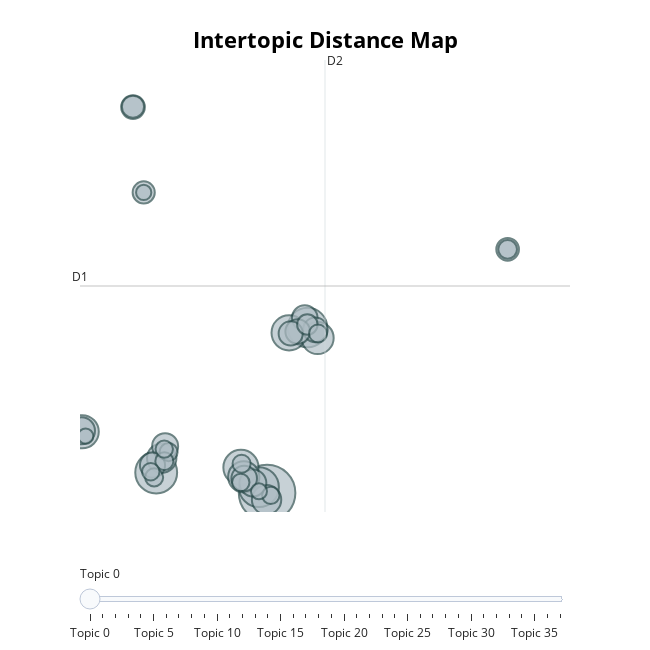

The cell this chart's notebook holds for it:
### Code cell
topic_model.visualize_topics()

### Figure 1 — Plotly figure (JSON) as saved in the notebook; plotly's stock layout.template omitted (floating-point values rounded to 4 significant figures)
{"data": [{"customdata": [[0, "français | france | emmanuelmacron | droite | lextrême", 137], [1, "tour | 2nd | cap | dimanche | 100", 75], [2, "nationale | lassemblée | commission | finances | voix", 68], [3, "violences | violence | femmes | humilié | lordre", 67], [4, "députés | étudiants | retraites | réforme | léducation", 53], [5, "motion | voterai | voter | censure | réforme", 53], [6, "macronistes | covid19 | coronavirus | lépidémie | lextrêmedroite", 47], [7, "hamas | gaza | otages | israël | libération", 44], [8, "écologistes | agriculteurs | leau | agriculture | gauche", 42], [9, "migrants | immigration | parents | dorigine | mineurs", 37], [10, "dune | refus | veut | volonté | réquisitions", 37], [11, "prix | milliards | euros | mois | municipal", 31], [12, "vaccinés | soignants | covid | vaccination | vaccin", 31], [13, "sandrousseau | conditions | confinement | bonne | penser", 29], [14, "santé | sncfconnect | win | healthdatahub | groupesncf", 28], [15, "racistes | racisme | raciste | xénophobes | député", 28], [16, "photo | photos | images | quune | jeunesse", 27], [17, "islamiste | islamistes | lantisémitisme | voile | détude", 26], [18, "police | policier | gendarmerie | prison | tire", 26], [19, "sanitaire | justice | pass | minoritaires | passsanitaire", 25], [20, "président | honorée | présidentielle | majorité | législatives", 24], [21, "legislatives2022 | tour | juin | nupes | legislatives", 22], [22, "guerre | ukraine | poutine | russie | vladimir", 21], [23, "emmanuelmacron | 5ansdeplus | président | parrainage | présidentielle", 21], [24, "journaliste | journalistes | soutien | spiritualité | chrétienne", 18], [25, "élections | législatives | élection | immense | réélection", 15], [26, "nucléaire | lélectricité | prix | énergétique | européen", 14], [27, "rnational_off | jlmelenchon | mlp_officiel | j_bardella | défendre", 14], [28, "circo1401 | calvados | électeurs | confiance | mont", 14], [29, "iran | exécuté | exécutions | stopexecutionsiniran | jappelle", 14], [30, "plateau | médias | assourdissant | claire | direct", 14], [31, "salariés | rémunération | ca | jai | reportage", 13], [32, "marine | marine2022 | mlp_officiel | mlafrance | cournon", 13], [33, "loire | loiretcher | délégué | loiret | fédération", 13], [34, "louisboyard | tpmp | bolloré | insultes | insulte", 13], [35, "taxe | payent | pays | entreprises | insoumise", 11], [36, "javance | culture | reconnaissance | commun | titre", 10], [37, "larticle | enterrée | gvnt | nengagent | exprimée", 10]], "hovertemplate": "<b>Topic %{customdata[0]}</b><br>%{customdata[1]}<br>Size: %{customdata[2]}", "legendgroup": "", "marker": {"color": "#B0BEC5", "line": {"color": "DarkSlateGrey", "width": 2}, "size": [137, 75, 68, 67, 53, 53, 47, 44, 42, 37, 37, 31, 31, 29, 28, 28, 27, 26, 26, 25, 24, 22, 21, 21, 18, 15, 14, 14, 14, 14, 14, 13, 13, 13, 13, 11, 10, 10], "sizemode": "area", "sizeref": 0.08563, "symbol": "circle"}, "mode": "markers", "name": "", "orientation": "v", "showlegend": false, "type": "scatter", "x": [11.07, 4.067, 10.56, 13.63, 9.422, 12.46, -0.608, 14.27, 9.599, 11.04, 4.415, 10.18, -0.6501, 4.631, 9.626, 13.45, 3.833, 14.12, 13.01, 12.57, 2.602, 26.27, 3.277, 2.599, 13.62, 26.27, 4.846, 9.463, 3.935, 14.29, 4.582, 9.408, 4.575, 11.31, 3.723, 10.56, 3.277, -0.3895], "xaxis": "x", "y": [-3.584, -2.606, -3.307, 4.342, -2.362, 4.092, -0.6518, 3.841, -2.811, -3.912, -1.919, -3.108, -0.6067, -1.347, -2.89, 4.799, -2.254, 4.236, 4.153, 4.062, 14.91, 8.093, 10.82, 14.93, 4.489, 8.093, -1.628, -2.186, -2.839, 4.059, -2.062, -3.083, -1.484, -3.702, -2.569, -3.509, 10.82, -0.8619], "yaxis": "y"}], "layout": {"annotations": [{"showarrow": false, "text": "D1", "x": -0.7476, "y": 6.336, "yshift": 10}, {"showarrow": false, "text": "D2", "x": 14.73, "xshift": 10, "y": 17.17}], "height": 650, "hoverlabel": {"bgcolor": "white", "font": {"family": "Rockwell", "size": 16}}, "legend": {"itemsizing": "constant", "tracegroupgap": 0}, "margin": {"t": 60}, "shapes": [{"line": {"color": "#CFD8DC", "width": 2}, "type": "line", "x0": 14.73, "x1": 14.73, "y0": -4.499, "y1": 17.17}, {"line": {"color": "#9E9E9E", "width": 2}, "type": "line", "x0": -0.7476, "x1": 30.21, "y0": 6.336, "y1": 6.336}], "sliders": [{"active": 0, "pad": {"t": 50}, "steps": [{"args": [{"marker.color": [["red", "#B0BEC5", "#B0BEC5", "#B0BEC5", "#B0BEC5", "#B0BEC5", "#B0BEC5", "#B0BEC5", "#B0BEC5", "#B0BEC5", "#B0BEC5", "#B0BEC5", "#B0BEC5", "#B0BEC5", "#B0BEC5", "#B0BEC5", "#B0BEC5", "#B0BEC5", "#B0BEC5", "#B0BEC5", "#B0BEC5", "#B0BEC5", "#B0BEC5", "#B0BEC5", "#B0BEC5", "#B0BEC5", "#B0BEC5", "#B0BEC5", "#B0BEC5", "#B0BEC5", "#B0BEC5", "#B0BEC5", "#B0BEC5", "#B0BEC5", "#B0BEC5", "#B0BEC5", "#B0BEC5", "#B0BEC5"]]}], "label": "Topic 0", "method": "update"}, {"args": [{"marker.color": [["#B0BEC5", "red", "#B0BEC5", "#B0BEC5", "#B0BEC5", "#B0BEC5", "#B0BEC5", "#B0BEC5", "#B0BEC5", "#B0BEC5", "#B0BEC5", "#B0BEC5", "#B0BEC5", "#B0BEC5", "#B0BEC5", "#B0BEC5", "#B0BEC5", "#B0BEC5", "#B0BEC5", "#B0BEC5", "#B0BEC5", "#B0BEC5", "#B0BEC5", "#B0BEC5", "#B0BEC5", "#B0BEC5", "#B0BEC5", "#B0BEC5", "#B0BEC5", "#B0BEC5", "#B0BEC5", "#B0BEC5", "#B0BEC5", "#B0BEC5", "#B0BEC5", "#B0BEC5", "#B0BEC5", "#B0BEC5"]]}], "label": "Topic 1", "method": "update"}, {"args": [{"marker.color": [["#B0BEC5", "#B0BEC5", "red", "#B0BEC5", "#B0BEC5", "#B0BEC5", "#B0BEC5", "#B0BEC5", "#B0BEC5", "#B0BEC5", "#B0BEC5", "#B0BEC5", "#B0BEC5", "#B0BEC5", "#B0BEC5", "#B0BEC5", "#B0BEC5", "#B0BEC5", "#B0BEC5", "#B0BEC5", "#B0BEC5", "#B0BEC5", "#B0BEC5", "#B0BEC5", "#B0BEC5", "#B0BEC5", "#B0BEC5", "#B0BEC5", "#B0BEC5", "#B0BEC5", "#B0BEC5", "#B0BEC5", "#B0BEC5", "#B0BEC5", "#B0BEC5", "#B0BEC5", "#B0BEC5", "#B0BEC5"]]}], "label": "Topic 2", "method": "update"}, {"args": [{"marker.color": [["#B0BEC5", "#B0BEC5", "#B0BEC5", "red", "#B0BEC5", "#B0BEC5", "#B0BEC5", "#B0BEC5", "#B0BEC5", "#B0BEC5", "#B0BEC5", "#B0BEC5", "#B0BEC5", "#B0BEC5", "#B0BEC5", "#B0BEC5", "#B0BEC5", "#B0BEC5", "#B0BEC5", "#B0BEC5", "#B0BEC5", "#B0BEC5", "#B0BEC5", "#B0BEC5", "#B0BEC5", "#B0BEC5", "#B0BEC5", "#B0BEC5", "#B0BEC5", "#B0BEC5", "#B0BEC5", "#B0BEC5", "#B0BEC5", "#B0BEC5", "#B0BEC5", "#B0BEC5", "#B0BEC5", "#B0BEC5"]]}], "label": "Topic 3", "method": "update"}, {"args": [{"marker.color": [["#B0BEC5", "#B0BEC5", "#B0BEC5", "#B0BEC5", "red", "#B0BEC5", "#B0BEC5", "#B0BEC5", "#B0BEC5", "#B0BEC5", "#B0BEC5", "#B0BEC5", "#B0BEC5", "#B0BEC5", "#B0BEC5", "#B0BEC5", "#B0BEC5", "#B0BEC5", "#B0BEC5", "#B0BEC5", "#B0BEC5", "#B0BEC5", "#B0BEC5", "#B0BEC5", "#B0BEC5", "#B0BEC5", "#B0BEC5", "#B0BEC5", "#B0BEC5", "#B0BEC5", "#B0BEC5", "#B0BEC5", "#B0BEC5", "#B0BEC5", "#B0BEC5", "#B0BEC5", "#B0BEC5", "#B0BEC5"]]}], "label": "Topic 4", "method": "update"}, {"args": [{"marker.color": [["#B0BEC5", "#B0BEC5", "#B0BEC5", "#B0BEC5", "#B0BEC5", "red", "#B0BEC5", "#B0BEC5", "#B0BEC5", "#B0BEC5", "#B0BEC5", "#B0BEC5", "#B0BEC5", "#B0BEC5", "#B0BEC5", "#B0BEC5", "#B0BEC5", "#B0BEC5", "#B0BEC5", "#B0BEC5", "#B0BEC5", "#B0BEC5", "#B0BEC5", "#B0BEC5", "#B0BEC5", "#B0BEC5", "#B0BEC5", "#B0BEC5", "#B0BEC5", "#B0BEC5", "#B0BEC5", "#B0BEC5", "#B0BEC5", "#B0BEC5", "#B0BEC5", "#B0BEC5", "#B0BEC5", "#B0BEC5"]]}], "label": "Topic 5", "method": "update"}, {"args": [{"marker.color": [["#B0BEC5", "#B0BEC5", "#B0BEC5", "#B0BEC5", "#B0BEC5", "#B0BEC5", "red", "#B0BEC5", "#B0BEC5", "#B0BEC5", "#B0BEC5", "#B0BEC5", "#B0BEC5", "#B0BEC5", "#B0BEC5", "#B0BEC5", "#B0BEC5", "#B0BEC5", "#B0BEC5", "#B0BEC5", "#B0BEC5", "#B0BEC5", "#B0BEC5", "#B0BEC5", "#B0BEC5", "#B0BEC5", "#B0BEC5", "#B0BEC5", "#B0BEC5", "#B0BEC5", "#B0BEC5", "#B0BEC5", "#B0BEC5", "#B0BEC5", "#B0BEC5", "#B0BEC5", "#B0BEC5", "#B0BEC5"]]}], "label": "Topic 6", "method": "update"}, {"args": [{"marker.color": [["#B0BEC5", "#B0BEC5", "#B0BEC5", "#B0BEC5", "#B0BEC5", "#B0BEC5", "#B0BEC5", "red", "#B0BEC5", "#B0BEC5", "#B0BEC5", "#B0BEC5", "#B0BEC5", "#B0BEC5", "#B0BEC5", "#B0BEC5", "#B0BEC5", "#B0BEC5", "#B0BEC5", "#B0BEC5", "#B0BEC5", "#B0BEC5", "#B0BEC5", "#B0BEC5", "#B0BEC5", "#B0BEC5", "#B0BEC5", "#B0BEC5", "#B0BEC5", "#B0BEC5", "#B0BEC5", "#B0BEC5", "#B0BEC5", "#B0BEC5", "#B0BEC5", "#B0BEC5", "#B0BEC5", "#B0BEC5"]]}], "label": "Topic 7", "method": "update"}, {"args": [{"marker.color": [["#B0BEC5", "#B0BEC5", "#B0BEC5", "#B0BEC5", "#B0BEC5", "#B0BEC5", "#B0BEC5", "#B0BEC5", "red", "#B0BEC5", "#B0BEC5", "#B0BEC5", "#B0BEC5", "#B0BEC5", "#B0BEC5", "#B0BEC5", "#B0BEC5", "#B0BEC5", "#B0BEC5", "#B0BEC5", "#B0BEC5", "#B0BEC5", "#B0BEC5", "#B0BEC5", "#B0BEC5", "#B0BEC5", "#B0BEC5", "#B0BEC5", "#B0BEC5", "#B0BEC5", "#B0BEC5", "#B0BEC5", "#B0BEC5", "#B0BEC5", "#B0BEC5", "#B0BEC5", "#B0BEC5", "#B0BEC5"]]}], "label": "Topic 8", "method": "update"}, {"args": [{"marker.color": [["#B0BEC5", "#B0BEC5", "#B0BEC5", "#B0BEC5", "#B0BEC5", "#B0BEC5", "#B0BEC5", "#B0BEC5", "#B0BEC5", "red", "#B0BEC5", "#B0BEC5", "#B0BEC5", "#B0BEC5", "#B0BEC5", "#B0BEC5", "#B0BEC5", "#B0BEC5", "#B0BEC5", "#B0BEC5", "#B0BEC5", "#B0BEC5", "#B0BEC5", "#B0BEC5", "#B0BEC5", "#B0BEC5", "#B0BEC5", "#B0BEC5", "#B0BEC5", "#B0BEC5", "#B0BEC5", "#B0BEC5", "#B0BEC5", "#B0BEC5", "#B0BEC5", "#B0BEC5", "#B0BEC5", "#B0BEC5"]]}], "label": "Topic 9", "method": "update"}, {"args": [{"marker.color": [["#B0BEC5", "#B0BEC5", "#B0BEC5", "#B0BEC5", "#B0BEC5", "#B0BEC5", "#B0BEC5", "#B0BEC5", "#B0BEC5", "#B0BEC5", "red", "#B0BEC5", "#B0BEC5", "#B0BEC5", "#B0BEC5", "#B0BEC5", "#B0BEC5", "#B0BEC5", "#B0BEC5", "#B0BEC5", "#B0BEC5", "#B0BEC5", "#B0BEC5", "#B0BEC5", "#B0BEC5", "#B0BEC5", "#B0BEC5", "#B0BEC5", "#B0BEC5", "#B0BEC5", "#B0BEC5", "#B0BEC5", "#B0BEC5", "#B0BEC5", "#B0BEC5", "#B0BEC5", "#B0BEC5", "#B0BEC5"]]}], "label": "Topic 10", "method": "update"}, {"args": [{"marker.color": [["#B0BEC5", "#B0BEC5", "#B0BEC5", "#B0BEC5", "#B0BEC5", "#B0BEC5", "#B0BEC5", "#B0BEC5", "#B0BEC5", "#B0BEC5", "#B0BEC5", "red", "#B0BEC5", "#B0BEC5", "#B0BEC5", "#B0BEC5", "#B0BEC5", "#B0BEC5", "#B0BEC5", "#B0BEC5", "#B0BEC5", "#B0BEC5", "#B0BEC5", "#B0BEC5", "#B0BEC5", "#B0BEC5", "#B0BEC5", "#B0BEC5", "#B0BEC5", "#B0BEC5", "#B0BEC5", "#B0BEC5", "#B0BEC5", "#B0BEC5", "#B0BEC5", "#B0BEC5", "#B0BEC5", "#B0BEC5"]]}], "label": "Topic 11", "method": "update"}, {"args": [{"marker.color": [["#B0BEC5", "#B0BEC5", "#B0BEC5", "#B0BEC5", "#B0BEC5", "#B0BEC5", "#B0BEC5", "#B0BEC5", "#B0BEC5", "#B0BEC5", "#B0BEC5", "#B0BEC5", "red", "#B0BEC5", "#B0BEC5", "#B0BEC5", "#B0BEC5", "#B0BEC5", "#B0BEC5", "#B0BEC5", "#B0BEC5", "#B0BEC5", "#B0BEC5", "#B0BEC5", "#B0BEC5", "#B0BEC5", "#B0BEC5", "#B0BEC5", "#B0BEC5", "#B0BEC5", "#B0BEC5", "#B0BEC5", "#B0BEC5", "#B0BEC5", "#B0BEC5", "#B0BEC5", "#B0BEC5", "#B0BEC5"]]}], "label": "Topic 12", "method": "update"}, {"args": [{"marker.color": [["#B0BEC5", "#B0BEC5", "#B0BEC5", "#B0BEC5", "#B0BEC5", "#B0BEC5", "#B0BEC5", "#B0BEC5", "#B0BEC5", "#B0BEC5", "#B0BEC5", "#B0BEC5", "#B0BEC5", "red", "#B0BEC5", "#B0BEC5", "#B0BEC5", "#B0BEC5", "#B0BEC5", "#B0BEC5", "#B0BEC5", "#B0BEC5", "#B0BEC5", "#B0BEC5", "#B0BEC5", "#B0BEC5", "#B0BEC5", "#B0BEC5", "#B0BEC5", "#B0BEC5", "#B0BEC5", "#B0BEC5", "#B0BEC5", "#B0BEC5", "#B0BEC5", "#B0BEC5", "#B0BEC5", "#B0BEC5"]]}], "label": "Topic 13", "method": "update"}, {"args": [{"marker.color": [["#B0BEC5", "#B0BEC5", "#B0BEC5", "#B0BEC5", "#B0BEC5", "#B0BEC5", "#B0BEC5", "#B0BEC5", "#B0BEC5", "#B0BEC5", "#B0BEC5", "#B0BEC5", "#B0BEC5", "#B0BEC5", "red", "#B0BEC5", "#B0BEC5", "#B0BEC5", "#B0BEC5", "#B0BEC5", "#B0BEC5", "#B0BEC5", "#B0BEC5", "#B0BEC5", "#B0BEC5", "#B0BEC5", "#B0BEC5", "#B0BEC5", "#B0BEC5", "#B0BEC5", "#B0BEC5", "#B0BEC5", "#B0BEC5", "#B0BEC5", "#B0BEC5", "#B0BEC5", "#B0BEC5", "#B0BEC5"]]}], "label": "Topic 14", "method": "update"}, {"args": [{"marker.color": [["#B0BEC5", "#B0BEC5", "#B0BEC5", "#B0BEC5", "#B0BEC5", "#B0BEC5", "#B0BEC5", "#B0BEC5", "#B0BEC5", "#B0BEC5", "#B0BEC5", "#B0BEC5", "#B0BEC5", "#B0BEC5", "#B0BEC5", "red", "#B0BEC5", "#B0BEC5", "#B0BEC5", "#B0BEC5", "#B0BEC5", "#B0BEC5", "#B0BEC5", "#B0BEC5", "#B0BEC5", "#B0BEC5", "#B0BEC5", "#B0BEC5", "#B0BEC5", "#B0BEC5", "#B0BEC5", "#B0BEC5", "#B0BEC5", "#B0BEC5", "#B0BEC5", "#B0BEC5", "#B0BEC5", "#B0BEC5"]]}], "label": "Topic 15", "method": "update"}, {"args": [{"marker.color": [["#B0BEC5", "#B0BEC5", "#B0BEC5", "#B0BEC5", "#B0BEC5", "#B0BEC5", "#B0BEC5", "#B0BEC5", "#B0BEC5", "#B0BEC5", "#B0BEC5", "#B0BEC5", "#B0BEC5", "#B0BEC5", "#B0BEC5", "#B0BEC5", "red", "#B0BEC5", "#B0BEC5", "#B0BEC5", "#B0BEC5", "#B0BEC5", "#B0BEC5", "#B0BEC5", "#B0BEC5", "#B0BEC5", "#B0BEC5", "#B0BEC5", "#B0BEC5", "#B0BEC5", "#B0BEC5", "#B0BEC5", "#B0BEC5", "#B0BEC5", "#B0BEC5", "#B0BEC5", "#B0BEC5", "#B0BEC5"]]}], "label": "Topic 16", "method": "update"}, {"args": [{"marker.color": [["#B0BEC5", "#B0BEC5", "#B0BEC5", "#B0BEC5", "#B0BEC5", "#B0BEC5", "#B0BEC5", "#B0BEC5", "#B0BEC5", "#B0BEC5", "#B0BEC5", "#B0BEC5", "#B0BEC5", "#B0BEC5", "#B0BEC5", "#B0BEC5", "#B0BEC5", "red", "#B0BEC5", "#B0BEC5", "#B0BEC5", "#B0BEC5", "#B0BEC5", "#B0BEC5", "#B0BEC5", "#B0BEC5", "#B0BEC5", "#B0BEC5", "#B0BEC5", "#B0BEC5", "#B0BEC5", "#B0BEC5", "#B0BEC5", "#B0BEC5", "#B0BEC5", "#B0BEC5", "#B0BEC5", "#B0BEC5"]]}], "label": "Topic 17", "method": "update"}, {"args": [{"marker.color": [["#B0BEC5", "#B0BEC5", "#B0BEC5", "#B0BEC5", "#B0BEC5", "#B0BEC5", "#B0BEC5", "#B0BEC5", "#B0BEC5", "#B0BEC5", "#B0BEC5", "#B0BEC5", "#B0BEC5", "#B0BEC5", "#B0BEC5", "#B0BEC5", "#B0BEC5", "#B0BEC5", "red", "#B0BEC5", "#B0BEC5", "#B0BEC5", "#B0BEC5", "#B0BEC5", "#B0BEC5", "#B0BEC5", "#B0BEC5", "#B0BEC5", "#B0BEC5", "#B0BEC5", "#B0BEC5", "#B0BEC5", "#B0BEC5", "#B0BEC5", "#B0BEC5", "#B0BEC5", "#B0BEC5", "#B0BEC5"]]}], "label": "Topic 18", "method": "update"}, {"args": [{"marker.color": [["#B0BEC5", "#B0BEC5", "#B0BEC5", "#B0BEC5", "#B0BEC5", "#B0BEC5", "#B0BEC5", "#B0BEC5", "#B0BEC5", "#B0BEC5", "#B0BEC5", "#B0BEC5", "#B0BEC5", "#B0BEC5", "#B0BEC5", "#B0BEC5", "#B0BEC5", "#B0BEC5", "#B0BEC5", "red", "#B0BEC5", "#B0BEC5", "#B0BEC5", "#B0BEC5", "#B0BEC5", "#B0BEC5", "#B0BEC5", "#B0BEC5", "#B0BEC5", "#B0BEC5", "#B0BEC5", "#B0BEC5", "#B0BEC5", "#B0BEC5", "#B0BEC5", "#B0BEC5", "#B0BEC5", "#B0BEC5"]]}], "label": "Topic 19", "method": "update"}, {"args": [{"marker.color": [["#B0BEC5", "#B0BEC5", "#B0BEC5", "#B0BEC5", "#B0BEC5", "#B0BEC5", "#B0BEC5", "#B0BEC5", "#B0BEC5", "#B0BEC5", "#B0BEC5", "#B0BEC5", "#B0BEC5", "#B0BEC5", "#B0BEC5", "#B0BEC5", "#B0BEC5", "#B0BEC5", "#B0BEC5", "#B0BEC5", "red", "#B0BEC5", "#B0BEC5", "#B0BEC5", "#B0BEC5", "#B0BEC5", "#B0BEC5", "#B0BEC5", "#B0BEC5", "#B0BEC5", "#B0BEC5", "#B0BEC5", "#B0BEC5", "#B0BEC5", "#B0BEC5", "#B0BEC5", "#B0BEC5", "#B0BEC5"]]}], "label": "Topic 20", "method": "update"}, {"args": [{"marker.color": [["#B0BEC5", "#B0BEC5", "#B0BEC5", "#B0BEC5", "#B0BEC5", "#B0BEC5", "#B0BEC5", "#B0BEC5", "#B0BEC5", "#B0BEC5", "#B0BEC5", "#B0BEC5", "#B0BEC5", "#B0BEC5", "#B0BEC5", "#B0BEC5", "#B0BEC5", "#B0BEC5", "#B0BEC5", "#B0BEC5", "#B0BEC5", "red", "#B0BEC5", "#B0BEC5", "#B0BEC5", "#B0BEC5", "#B0BEC5", "#B0BEC5", "#B0BEC5", "#B0BEC5", "#B0BEC5", "#B0BEC5", "#B0BEC5", "#B0BEC5", "#B0BEC5", "#B0BEC5", "#B0BEC5", "#B0BEC5"]]}], "label": "Topic 21", "method": "update"}, {"args": [{"marker.color": [["#B0BEC5", "#B0BEC5", "#B0BEC5", "#B0BEC5", "#B0BEC5", "#B0BEC5", "#B0BEC5", "#B0BEC5", "#B0BEC5", "#B0BEC5", "#B0BEC5", "#B0BEC5", "#B0BEC5", "#B0BEC5", "#B0BEC5", "#B0BEC5", "#B0BEC5", "#B0BEC5", "#B0BEC5", "#B0BEC5", "#B0BEC5", "#B0BEC5", "red", "#B0BEC5", "#B0BEC5", "#B0BEC5", "#B0BEC5", "#B0BEC5", "#B0BEC5", "#B0BEC5", "#B0BEC5", "#B0BEC5", "#B0BEC5", "#B0BEC5", "#B0BEC5", "#B0BEC5", "#B0BEC5", "#B0BEC5"]]}], "label": "Topic 22", "method": "update"}, {"args": [{"marker.color": [["#B0BEC5", "#B0BEC5", "#B0BEC5", "#B0BEC5", "#B0BEC5", "#B0BEC5", "#B0BEC5", "#B0BEC5", "#B0BEC5", "#B0BEC5", "#B0BEC5", "#B0BEC5", "#B0BEC5", "#B0BEC5", "#B0BEC5", "#B0BEC5", "#B0BEC5", "#B0BEC5", "#B0BEC5", "#B0BEC5", "#B0BEC5", "#B0BEC5", "#B0BEC5", "red", "#B0BEC5", "#B0BEC5", "#B0BEC5", "#B0BEC5", "#B0BEC5", "#B0BEC5", "#B0BEC5", "#B0BEC5", "#B0BEC5", "#B0BEC5", "#B0BEC5", "#B0BEC5", "#B0BEC5", "#B0BEC5"]]}], "label": "Topic 23", "method": "update"}, {"args": [{"marker.color": [["#B0BEC5", "#B0BEC5", "#B0BEC5", "#B0BEC5", "#B0BEC5", "#B0BEC5", "#B0BEC5", "#B0BEC5", "#B0BEC5", "#B0BEC5", "#B0BEC5", "#B0BEC5", "#B0BEC5", "#B0BEC5", "#B0BEC5", "#B0BEC5", "#B0BEC5", "#B0BEC5", "#B0BEC5", "#B0BEC5", "#B0BEC5", "#B0BEC5", "#B0BEC5", "#B0BEC5", "red", "#B0BEC5", "#B0BEC5", "#B0BEC5", "#B0BEC5", "#B0BEC5", "#B0BEC5", "#B0BEC5", "#B0BEC5", "#B0BEC5", "#B0BEC5", "#B0BEC5", "#B0BEC5", "#B0BEC5"]]}], "label": "Topic 24", "method": "update"}, {"args": [{"marker.color": [["#B0BEC5", "#B0BEC5", "#B0BEC5", "#B0BEC5", "#B0BEC5", "#B0BEC5", "#B0BEC5", "#B0BEC5", "#B0BEC5", "#B0BEC5", "#B0BEC5", "#B0BEC5", "#B0BEC5", "#B0BEC5", "#B0BEC5", "#B0BEC5", "#B0BEC5", "#B0BEC5", "#B0BEC5", "#B0BEC5", "#B0BEC5", "#B0BEC5", "#B0BEC5", "#B0BEC5", "#B0BEC5", "red", "#B0BEC5", "#B0BEC5", "#B0BEC5", "#B0BEC5", "#B0BEC5", "#B0BEC5", "#B0BEC5", "#B0BEC5", "#B0BEC5", "#B0BEC5", "#B0BEC5", "#B0BEC5"]]}], "label": "Topic 25", "method": "update"}, {"args": [{"marker.color": [["#B0BEC5", "#B0BEC5", "#B0BEC5", "#B0BEC5", "#B0BEC5", "#B0BEC5", "#B0BEC5", "#B0BEC5", "#B0BEC5", "#B0BEC5", "#B0BEC5", "#B0BEC5", "#B0BEC5", "#B0BEC5", "#B0BEC5", "#B0BEC5", "#B0BEC5", "#B0BEC5", "#B0BEC5", "#B0BEC5", "#B0BEC5", "#B0BEC5", "#B0BEC5", "#B0BEC5", "#B0BEC5", "#B0BEC5", "red", "#B0BEC5", "#B0BEC5", "#B0BEC5", "#B0BEC5", "#B0BEC5", "#B0BEC5", "#B0BEC5", "#B0BEC5", "#B0BEC5", "#B0BEC5", "#B0BEC5"]]}], "label": "Topic 26", "method": "update"}, {"args": [{"marker.color": [["#B0BEC5", "#B0BEC5", "#B0BEC5", "#B0BEC5", "#B0BEC5", "#B0BEC5", "#B0BEC5", "#B0BEC5", "#B0BEC5", "#B0BEC5", "#B0BEC5", "#B0BEC5", "#B0BEC5", "#B0BEC5", "#B0BEC5", "#B0BEC5", "#B0BEC5", "#B0BEC5", "#B0BEC5", "#B0BEC5", "#B0BEC5", "#B0BEC5", "#B0BEC5", "#B0BEC5", "#B0BEC5", "#B0BEC5", "#B0BEC5", "red", "#B0BEC5", "#B0BEC5", "#B0BEC5", "#B0BEC5", "#B0BEC5", "#B0BEC5", "#B0BEC5", "#B0BEC5", "#B0BEC5", "#B0BEC5"]]}], "label": "Topic 27", "method": "update"}, {"args": [{"marker.color": [["#B0BEC5", "#B0BEC5", "#B0BEC5", "#B0BEC5", "#B0BEC5", "#B0BEC5", "#B0BEC5", "#B0BEC5", "#B0BEC5", "#B0BEC5", "#B0BEC5", "#B0BEC5", "#B0BEC5", "#B0BEC5", "#B0BEC5", "#B0BEC5", "#B0BEC5", "#B0BEC5", "#B0BEC5", "#B0BEC5", "#B0BEC5", "#B0BEC5", "#B0BEC5", "#B0BEC5", "#B0BEC5", "#B0BEC5", "#B0BEC5", "#B0BEC5", "red", "#B0BEC5", "#B0BEC5", "#B0BEC5", "#B0BEC5", "#B0BEC5", "#B0BEC5", "#B0BEC5", "#B0BEC5", "#B0BEC5"]]}], "label": "Topic 28", "method": "update"}, {"args": [{"marker.color": [["#B0BEC5", "#B0BEC5", "#B0BEC5", "#B0BEC5", "#B0BEC5", "#B0BEC5", "#B0BEC5", "#B0BEC5", "#B0BEC5", "#B0BEC5", "#B0BEC5", "#B0BEC5", "#B0BEC5", "#B0BEC5", "#B0BEC5", "#B0BEC5", "#B0BEC5", "#B0BEC5", "#B0BEC5", "#B0BEC5", "#B0BEC5", "#B0BEC5", "#B0BEC5", "#B0BEC5", "#B0BEC5", "#B0BEC5", "#B0BEC5", "#B0BEC5", "#B0BEC5", "red", "#B0BEC5", "#B0BEC5", "#B0BEC5", "#B0BEC5", "#B0BEC5", "#B0BEC5", "#B0BEC5", "#B0BEC5"]]}], "label": "Topic 29", "method": "update"}, {"args": [{"marker.color": [["#B0BEC5", "#B0BEC5", "#B0BEC5", "#B0BEC5", "#B0BEC5", "#B0BEC5", "#B0BEC5", "#B0BEC5", "#B0BEC5", "#B0BEC5", "#B0BEC5", "#B0BEC5", "#B0BEC5", "#B0BEC5", "#B0BEC5", "#B0BEC5", "#B0BEC5", "#B0BEC5", "#B0BEC5", "#B0BEC5", "#B0BEC5", "#B0BEC5", "#B0BEC5", "#B0BEC5", "#B0BEC5", "#B0BEC5", "#B0BEC5", "#B0BEC5", "#B0BEC5", "#B0BEC5", "red", "#B0BEC5", "#B0BEC5", "#B0BEC5", "#B0BEC5", "#B0BEC5", "#B0BEC5", "#B0BEC5"]]}], "label": "Topic 30", "method": "update"}, {"args": [{"marker.color": [["#B0BEC5", "#B0BEC5", "#B0BEC5", "#B0BEC5", "#B0BEC5", "#B0BEC5", "#B0BEC5", "#B0BEC5", "#B0BEC5", "#B0BEC5", "#B0BEC5", "#B0BEC5", "#B0BEC5", "#B0BEC5", "#B0BEC5", "#B0BEC5", "#B0BEC5", "#B0BEC5", "#B0BEC5", "#B0BEC5", "#B0BEC5", "#B0BEC5", "#B0BEC5", "#B0BEC5", "#B0BEC5", "#B0BEC5", "#B0BEC5", "#B0BEC5", "#B0BEC5", "#B0BEC5", "#B0BEC5", "red", "#B0BEC5", "#B0BEC5", "#B0BEC5", "#B0BEC5", "#B0BEC5", "#B0BEC5"]]}], "label": "Topic 31", "method": "update"}, {"args": [{"marker.color": [["#B0BEC5", "#B0BEC5", "#B0BEC5", "#B0BEC5", "#B0BEC5", "#B0BEC5", "#B0BEC5", "#B0BEC5", "#B0BEC5", "#B0BEC5", "#B0BEC5", "#B0BEC5", "#B0BEC5", "#B0BEC5", "#B0BEC5", "#B0BEC5", "#B0BEC5", "#B0BEC5", "#B0BEC5", "#B0BEC5", "#B0BEC5", "#B0BEC5", "#B0BEC5", "#B0BEC5", "#B0BEC5", "#B0BEC5", "#B0BEC5", "#B0BEC5", "#B0BEC5", "#B0BEC5", "#B0BEC5", "#B0BEC5", "red", "#B0BEC5", "#B0BEC5", "#B0BEC5", "#B0BEC5", "#B0BEC5"]]}], "label": "Topic 32", "method": "update"}, {"args": [{"marker.color": [["#B0BEC5", "#B0BEC5", "#B0BEC5", "#B0BEC5", "#B0BEC5", "#B0BEC5", "#B0BEC5", "#B0BEC5", "#B0BEC5", "#B0BEC5", "#B0BEC5", "#B0BEC5", "#B0BEC5", "#B0BEC5", "#B0BEC5", "#B0BEC5", "#B0BEC5", "#B0BEC5", "#B0BEC5", "#B0BEC5", "#B0BEC5", "#B0BEC5", "#B0BEC5", "#B0BEC5", "#B0BEC5", "#B0BEC5", "#B0BEC5", "#B0BEC5", "#B0BEC5", "#B0BEC5", "#B0BEC5", "#B0BEC5", "#B0BEC5", "red", "#B0BEC5", "#B0BEC5", "#B0BEC5", "#B0BEC5"]]}], "label": "Topic 33", "method": "update"}, {"args": [{"marker.color": [["#B0BEC5", "#B0BEC5", "#B0BEC5", "#B0BEC5", "#B0BEC5", "#B0BEC5", "#B0BEC5", "#B0BEC5", "#B0BEC5", "#B0BEC5", "#B0BEC5", "#B0BEC5", "#B0BEC5", "#B0BEC5", "#B0BEC5", "#B0BEC5", "#B0BEC5", "#B0BEC5", "#B0BEC5", "#B0BEC5", "#B0BEC5", "#B0BEC5", "#B0BEC5", "#B0BEC5", "#B0BEC5", "#B0BEC5", "#B0BEC5", "#B0BEC5", "#B0BEC5", "#B0BEC5", "#B0BEC5", "#B0BEC5", "#B0BEC5", "#B0BEC5", "red", "#B0BEC5", "#B0BEC5", "#B0BEC5"]]}], "label": "Topic 34", "method": "update"}, {"args": [{"marker.color": [["#B0BEC5", "#B0BEC5", "#B0BEC5", "#B0BEC5", "#B0BEC5", "#B0BEC5", "#B0BEC5", "#B0BEC5", "#B0BEC5", "#B0BEC5", "#B0BEC5", "#B0BEC5", "#B0BEC5", "#B0BEC5", "#B0BEC5", "#B0BEC5", "#B0BEC5", "#B0BEC5", "#B0BEC5", "#B0BEC5", "#B0BEC5", "#B0BEC5", "#B0BEC5", "#B0BEC5", "#B0BEC5", "#B0BEC5", "#B0BEC5", "#B0BEC5", "#B0BEC5", "#B0BEC5", "#B0BEC5", "#B0BEC5", "#B0BEC5", "#B0BEC5", "#B0BEC5", "red", "#B0BEC5", "#B0BEC5"]]}], "label": "Topic 35", "method": "update"}, {"args": [{"marker.color": [["#B0BEC5", "#B0BEC5", "#B0BEC5", "#B0BEC5", "#B0BEC5", "#B0BEC5", "#B0BEC5", "#B0BEC5", "#B0BEC5", "#B0BEC5", "#B0BEC5", "#B0BEC5", "#B0BEC5", "#B0BEC5", "#B0BEC5", "#B0BEC5", "#B0BEC5", "#B0BEC5", "#B0BEC5", "#B0BEC5", "#B0BEC5", "#B0BEC5", "#B0BEC5", "#B0BEC5", "#B0BEC5", "#B0BEC5", "#B0BEC5", "#B0BEC5", "#B0BEC5", "#B0BEC5", "#B0BEC5", "#B0BEC5", "#B0BEC5", "#B0BEC5", "#B0BEC5", "#B0BEC5", "red", "#B0BEC5"]]}], "label": "Topic 36", "method": "update"}, {"args": [{"marker.color": [["#B0BEC5", "#B0BEC5", "#B0BEC5", "#B0BEC5", "#B0BEC5", "#B0BEC5", "#B0BEC5", "#B0BEC5", "#B0BEC5", "#B0BEC5", "#B0BEC5", "#B0BEC5", "#B0BEC5", "#B0BEC5", "#B0BEC5", "#B0BEC5", "#B0BEC5", "#B0BEC5", "#B0BEC5", "#B0BEC5", "#B0BEC5", "#B0BEC5", "#B0BEC5", "#B0BEC5", "#B0BEC5", "#B0BEC5", "#B0BEC5", "#B0BEC5", "#B0BEC5", "#B0BEC5", "#B0BEC5", "#B0BEC5", "#B0BEC5", "#B0BEC5", "#B0BEC5", "#B0BEC5", "#B0BEC5", "red"]]}], "label": "Topic 37", "method": "update"}]}], "title": {"font": {"color": "Black", "size": 22}, "text": "<b>Intertopic Distance Map</b>", "x": 0.5, "xanchor": "center", "y": 0.95, "yanchor": "top"}, "width": 650, "xaxis": {"anchor": "y", "domain": [0, 1], "range": [-0.7476, 30.21], "title": {"text": ""}, "visible": false}, "yaxis": {"anchor": "x", "domain": [0, 1], "range": [-4.499, 17.17], "title": {"text": ""}, "visible": false}}}
